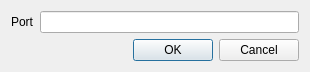
<?xml version="1.0" encoding="UTF-8"?>
<ui version="4.0">
 <class>SetupServerDialog</class>
 <widget class="QDialog" name="SetupServerDialog">
  <property name="geometry">
   <rect>
    <x>0</x>
    <y>0</y>
    <width>310</width>
    <height>67</height>
   </rect>
  </property>
  <property name="windowTitle">
   <string>Setup Server</string>
  </property>
  <layout class="QGridLayout" name="gridLayout">
   <item row="0" column="0">
    <widget class="QLabel" name="label">
     <property name="text">
      <string>Port</string>
     </property>
    </widget>
   </item>
   <item row="0" column="1">
    <widget class="QLineEdit" name="port_lineEdit"/>
   </item>
   <item row="1" column="0" colspan="2">
    <widget class="QDialogButtonBox" name="buttonBox">
     <property name="standardButtons">
      <set>QDialogButtonBox::Cancel|QDialogButtonBox::Ok</set>
     </property>
    </widget>
   </item>
  </layout>
 </widget>
 <resources/>
 <connections/>
</ui>
